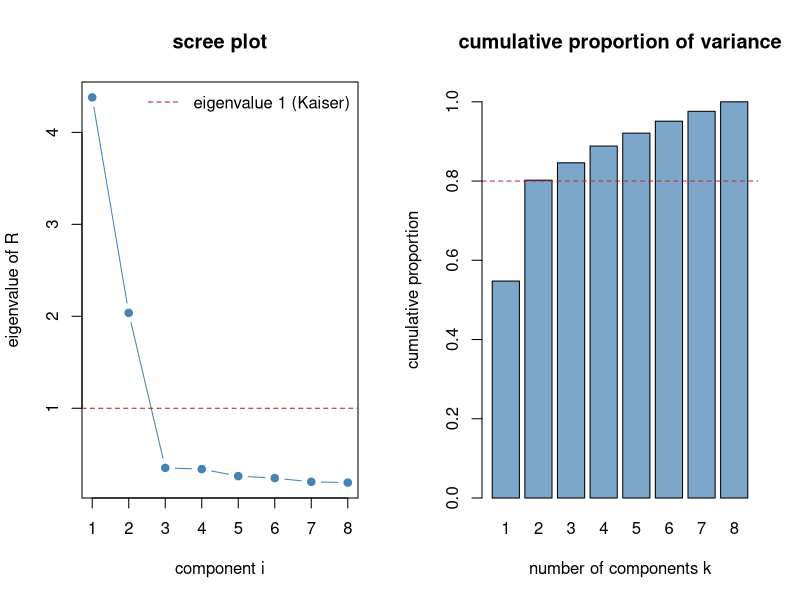

Write the R code that produced this figure.
# Scree plot and cumulative proportion of variance for data generated by two latent factors.
set.seed(0)
n <- 200
p <- 8
f <- matrix(rnorm(n * 2), n, 2)
L <- matrix(c(0.9, 0.0, 0.8, 0.2, 0.85, 0.1, 0.7, 0.3,
              0.1, 0.9, 0.2, 0.8, 0.0, 0.85, 0.3, 0.6), ncol = 2, byrow = TRUE)
x <- f %*% t(L) + 0.45 * matrix(rnorm(n * p), n, p)

pc <- prcomp(x, scale. = TRUE)  # PCA of the correlation matrix R
lam <- pc$sdev^2                # eigenvalues of R
print(summary(pc))

par(mfrow = c(1, 2))
plot(1:p, lam, type = "b", pch = 19, col = "steelblue",
     xlab = "component i", ylab = "eigenvalue of R", main = "scree plot")
abline(h = 1, lty = 2, col = "firebrick")
legend("topright", bty = "n", legend = "eigenvalue 1 (Kaiser)", lty = 2, col = "firebrick")

barplot(cumsum(lam) / p, names.arg = 1:p, col = adjustcolor("steelblue", 0.7), ylim = c(0, 1.05),
        xlab = "number of components k", ylab = "cumulative proportion",
        main = "cumulative proportion of variance")
abline(h = 0.8, lty = 2, col = "firebrick")
